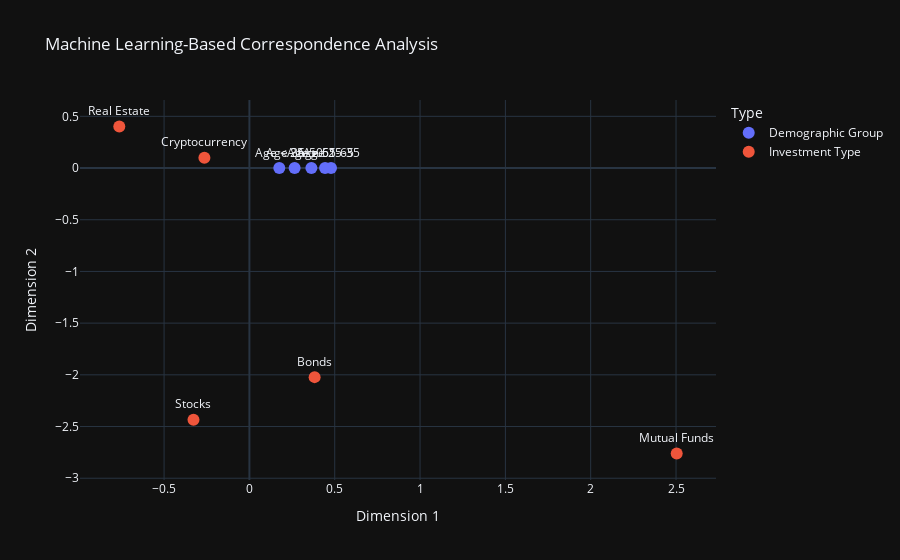

Notebook cell for this chart:
### Code cell
import pandas as pd
import numpy as np
import tensorflow as tf
from tensorflow.keras.models import Model
from tensorflow.keras.layers import Input, Dense
import plotly.express as px

# Financial Data: Customer Demographics vs. Investment Types
data = pd.DataFrame({
    'Stocks': [50, 20, 30, 40, 60],
    'Bonds': [30, 50, 20, 40, 30],
    'Mutual Funds': [40, 60, 50, 30, 20],
    'Real Estate': [20, 10, 30, 40, 50],
    'Cryptocurrency': [10, 30, 20, 50, 60],
}, index=['Age < 25', 'Age 25-35', 'Age 36-50', 'Age 51-65', 'Age > 65'])

# Normalize the data for dimensionality reduction
data_norm = data.div(data.sum(axis=1), axis=0)

# Autoencoder for Dimensionality Reduction
input_dim = data_norm.shape[1]
encoding_dim = 2  # Reduced dimensionality (2D for visualization)

# Define the Encoder-Decoder structure
input_layer = Input(shape=(input_dim,))
encoded = Dense(encoding_dim, activation='relu')(input_layer)
decoded = Dense(input_dim, activation='sigmoid')(encoded)

# Autoencoder Model
autoencoder = Model(input_layer, decoded)
encoder = Model(input_layer, encoded)

# Compile and Train the Autoencoder
autoencoder.compile(optimizer='adam', loss='mse')
autoencoder.fit(data_norm, data_norm, epochs=200, verbose=0)

# Get the 2D Encoded Representation
encoded_data = encoder.predict(data_norm)

# Combine results with column coordinates
row_coords = pd.DataFrame(encoded_data, columns=[
                          'Dim_1', 'Dim_2'], index=data.index)
row_coords['Type'] = 'Demographic Group'

col_coords = pd.DataFrame(
    # Simulating random placement for columns
    np.random.randn(data.shape[1], 2),
    columns=['Dim_1', 'Dim_2'], index=data.columns
)
col_coords['Type'] = 'Investment Type'

result = pd.concat([row_coords, col_coords])

# Plot the results using Plotly
fig = px.scatter(
    result,
    x='Dim_1', y='Dim_2',
    color='Type',
    text=result.index,
    title='Machine Learning-Based Correspondence Analysis',
    labels={'Dim_1': 'Dimension 1', 'Dim_2': 'Dimension 2'},
    template='plotly_dark'  # Cool dark theme
)

fig.update_traces(marker=dict(size=12), textposition='top center')
fig.show()

### Figure 1 — Plotly figure (JSON) as saved in the notebook; plotly's stock layout.template omitted (floating-point values rounded to 4 significant figures)
{"data": [{"hovertemplate": "Type=Demographic Group<br>Dimension 1=%{x}<br>Dimension 2=%{y}<br>index=%{text}<extra></extra>", "legendgroup": "Demographic Group", "marker": {"color": "#636efa", "size": 12, "symbol": "circle"}, "mode": "markers+text", "name": "Demographic Group", "orientation": "v", "showlegend": true, "text": ["Age < 25", "Age 25-35", "Age 36-50", "Age 51-65", "Age > 65"], "textposition": "top center", "type": "scatter", "x": [0.1752, 0.4783, 0.2649, 0.4433, 0.3632], "xaxis": "x", "y": [0, 0, 0, 0, 0], "yaxis": "y"}, {"hovertemplate": "Type=Investment Type<br>Dimension 1=%{x}<br>Dimension 2=%{y}<br>index=%{text}<extra></extra>", "legendgroup": "Investment Type", "marker": {"color": "#EF553B", "size": 12, "symbol": "circle"}, "mode": "markers+text", "name": "Investment Type", "orientation": "v", "showlegend": true, "text": ["Stocks", "Bonds", "Mutual Funds", "Real Estate", "Cryptocurrency"], "textposition": "top center", "type": "scatter", "x": [-0.3276, 0.3822, 2.504, -0.7624, -0.2636], "xaxis": "x", "y": [-2.434, -2.022, -2.761, 0.4017, 0.09836], "yaxis": "y"}], "layout": {"legend": {"title": {"text": "Type"}, "tracegroupgap": 0}, "title": {"text": "Machine Learning-Based Correspondence Analysis"}, "xaxis": {"anchor": "y", "domain": [0, 1], "title": {"text": "Dimension 1"}}, "yaxis": {"anchor": "x", "domain": [0, 1], "title": {"text": "Dimension 2"}}}}
